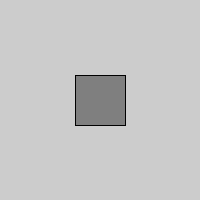
Frame 1 (no input)
Frame 60 (the mouse pressed at the canvas centre just before this capture): identical to frame 1, image omitted
Frame 120 (the mouse held since frame 60 and released just before this capture): identical to frame 1, image omitted

The Processing sketch that drew this single still picture (run headless with seeded random() and noise(); from frame 60 on, the mouse is pressed at the canvas centre):

// Processing sketch: Questao_8
// ── Questao_8.pde
void setup(){
  size(200, 200);
  fill(127);
  rect(width/2-25, height/2-25, 50, 50);
}

void draw(){
  if(keyPressed)
    if(key == 'r')
      fill(255, 0, 0);
    else if(key == 'g')
      fill(0, 255, 0);
    else
      fill(0, 0, 255);
  rect(width/2-25, height/2-25, 50, 50);
}
